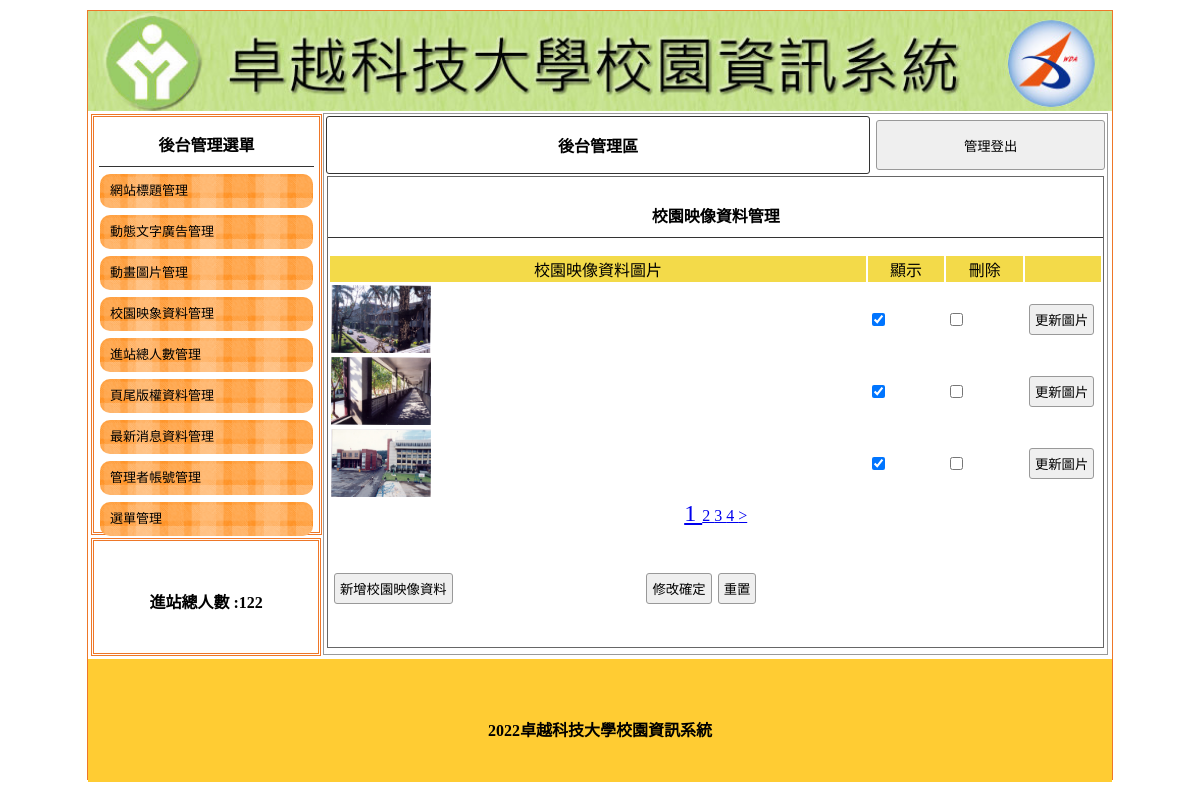
Page /back.php?do=image (signed in) on the committed database.
### tables this page shows
CREATE TABLE `title` (
  `id` int(11) UNSIGNED NOT NULL,
  `img` text DEFAULT NULL,
  `text` text DEFAULT NULL,
  `sh` int(1) NOT NULL DEFAULT 1
);

CREATE TABLE `total` (
  `id` int(11) UNSIGNED NOT NULL,
  `total` int(11) DEFAULT NULL
);

CREATE TABLE `image` (
  `id` int(11) UNSIGNED NOT NULL,
  `img` text DEFAULT NULL,
  `text` text DEFAULT NULL,
  `sh` int(1) NOT NULL DEFAULT 1
);

CREATE TABLE `bottom` (
  `id` int(10) UNSIGNED NOT NULL,
  `bottom` text DEFAULT NULL
);

### base.php (called while the page is built, shortened)
<?php
class DB
{
    protected $dsn = "mysql:host=localhost;charset=utf8;dbname=web01";
    protected $user = "root";
    protected $pw = "";
    protected $pdo;
    public $table;
    public function __construct($table)
    {
        $this->table = $table;
        $this->pdo = new PDO($this->dsn, $this->user, $this->pw);
    }
    private function setStr($table)
    {
        switch ($table) {
            case "title":
                $this->title = "網站標題管理";
                $this->button = "新增網站標題圖片";
                $this->header = "網站標題";
                $this->append = "替代文字";
                $this->upload = "網站標題圖片";
                break;
            case "ad":
                $this->title = "動態文字廣告管理";
                $this->button = "新增動態文字廣告";
                $this->header = "動態文字廣告";
                break;
            case "mvim":
                $this->title = "動畫圖片管理";
                $this->button = "新增動畫圖片";
                $this->header = "動畫圖片";
                $this->upload = "動畫圖片";
                break;
            case "image":
                $this->title = "校園映像資料管理";
                $this->button = "新增校園映像資料";
                $this->header = "校園映像資料圖片";
                break;
            case "news":
                $this->title = "最新消息資料管理";
                $this->button = "新增最新消息資料";
                $this->header = "最新消息資料內容";
                break;
            case "total":
                $this->title = "進站總人數管理";
                $this->button = "";
                $this->header = "進站總人數";
                break;
            case "bottom":
                $this->title = "頁尾版權資料管理";
                $this->button = "";
                $this->header = "頁尾版權資料";
                break;
            case "admin":
                $this->title = "管理者帳號管理";
                $this->button = "新增管理者帳號";
                $this->header = "帳號";
                $this->append = "密碼";
                break;
            case "menu":
                $this->title = "選單管理";
                $this->button = "新增主選單";
                $this->header = "主選單名稱";
                $this->append = "選單連結網址";
                break;
        }
    }
    public function find($id)
    {
        $sql = "SELECT * FROM $this->table WHERE ";
        if (is_array($id)) {
            foreach ($id as $key => $value) {
                $tmp[] = "`$key`='$value'";
            }
            $sql .= implode(" AND ", $tmp);
        } else {
            $sql .= " `id`='$id'";
        }
        return $this->pdo->query($sql)->fetch(PDO::FETCH_ASSOC);
    }
    public function all(...$arg)
    {
        $sql = "SELECT * FROM $this->table ";
        switch (count($arg)) {
            case 1:
                if (is_array($arg[0])) {
                    foreach ($arg[0] as $key => $value) {
                        $tmp[] = "`$key`='$value'";
                    }
                    $sql .= " WHERE " . implode(" AND ", $tmp);
                } else {
                    $sql .= $arg[0];
                }
                break;
        }
        return $this->pdo->query($sql)->fetchAll(PDO::FETCH_ASSOC);
    }
    public function math($method, $col, ...$arg)
    {
        $sql = "SELECT $method($col) FROM $this->table ";
        return $this->pdo->query($sql)->fetchColumn();
    }
}
$Title = new DB('title');
$Image = new DB('image');
$Bottom = new DB('bottom');
$Total = new DB('total');
$tt=$_GET['do']??'';
switch($tt){
    case "image":
        $DB=$Image;
        break;
}

### back/image.php (the view, shortened to what this page needs)
<div style="width:99%; height:87%; margin:auto; overflow:auto; border:#666 1px solid;">
    <p class="t cent botli"><?= $DB->title; ?></p>
    <form method="post" action="api/edit.php?do=<?= $DB->table; ?>">
        <table width="100%">
            <tbody>
                <tr class="yel">
                    <td width="70%"><?= $DB->header; ?></td>
                    <td width="10%">顯示</td>
                    <td width="10%">刪除</td>
                    <td></td>
                </tr>
                <?php
                $all = $DB->math('count', '*');
                $div = 3;
                $pages = ceil($all / $div);
                $now = $_GET['p'] ?? 1;
                $start = ($now - 1) * $div;
                $rows = $DB->all(" limit $start,$div");
                foreach ($rows as $row) {
                    $checked = ($row['sh'] == 1) ? 'checked' : '';
                ?>
                    <tr>
                        <td width="70%"><img src="./img/<?= $row['img']; ?>" style="width:100px;height:68px;"></td>
                        <td width="10%"><input type="checkbox" name="sh[]" value="<?= $row['id']; ?>" <?= $checked; ?>></td>
                        <td width="10%"><input type="checkbox" name="del[]" value="<?= $row['id']; ?>"></td>
                        <td>
                            <input type="button" onclick="op(&#39;#cover&#39;,&#39;#cvr&#39;,&#39;modal/upload.php?do=<?= $DB->table; ?>&id=<?= $row['id']; ?>&#39;)" value="更新圖片">
                        </td>
                    </tr>
                <?php
                }
                ?>
            </tbody>
        </table>
        <div class="cent">
            <?php
                for($i=1;$i<=$pages;$i++){
                    if($i==$now){
                        $fontsize="24px";
                    }else{
                        $fontsize="16px";
                    }
                    echo "<a href='?do={$DB->table}&p=$i' style='font-size:$fontsize'> $i </a>";
                }
            if(($now+1)<=$pages){
                $p=$now+1;
                echo "<a href='?do={$DB->table}&p=$p'> &gt; </a>";
            }
            ?>
        </div>
        <table style="margin-top:40px; width:70%;">
            <tbody>
                <tr>
                    <td width="200px"><input type="button" onclick="op(&#39;#cover&#39;,&#39;#cvr&#39;,&#39;modal/<?= $DB->table; ?>.php?table=<?= $DB->table; ?>&#39;)" value="<?= $DB->button; ?>"></td>
                    <td class="cent"><input type="submit" value="修改確定"><input type="reset" value="重置">
                    </td>
                </tr>
            </tbody>
        </table>
    </form>
</div>

### back.php (shortened to what this page needs)
<?php
include "base.php";
?>
<!DOCTYPE html PUBLIC "-//W3C//DTD XHTML 1.0 Transitional//EN" "http://www.w3.org/TR/xhtml1/DTD/xhtml1-transitional.dtd">
<html xmlns="http://www.w3.org/1999/xhtml">
<head>
	<link href="./css/css.css" rel="stylesheet" type="text/css">
</head>
<body>
	<div id="main">
		<?php
		include "./front/header.php";
		?>
		<div id="ms">
			<div id="lf" style="float:left;">
				<div id="menuput" class="dbor">
					<span class="t botli">後台管理選單</span>
					<a style="color:#000; font-size:13px; text-decoration:none;" href="?do=title">
						<div class="mainmu">
							網站標題管理 </div>
					</a>
					<a style="color:#000; font-size:13px; text-decoration:none;" href="?do=ad">
						<div class="mainmu">
							動態文字廣告管理 </div>
					</a>
					<a style="color:#000; font-size:13px; text-decoration:none;" href="?do=mvim">
						<div class="mainmu">
							動畫圖片管理 </div>
					</a>
					<a style="color:#000; font-size:13px; text-decoration:none;" href="?do=image">
						<div class="mainmu">
							校園映象資料管理 </div>
					</a>
					<a style="color:#000; font-size:13px; text-decoration:none;" href="?do=total">
						<div class="mainmu">
							進站總人數管理 </div>
					</a>
					<a style="color:#000; font-size:13px; text-decoration:none;" href="?do=bottom">
						<div class="mainmu">
							頁尾版權資料管理 </div>
					</a>
					<a style="color:#000; font-size:13px; text-decoration:none;" href="?do=news">
						<div class="mainmu">
							最新消息資料管理 </div>
					</a>
					<a style="color:#000; font-size:13px; text-decoration:none;" href="?do=admin">
						<div class="mainmu">
							管理者帳號管理 </div>
					</a>
					<a style="color:#000; font-size:13px; text-decoration:none;" href="?do=menu">
						<div class="mainmu">
							選單管理 </div>
					</a>
				</div>
				<div class="dbor" style="margin:3px; width:95%; height:20%; line-height:100px;">
					<span class="t">進站總人數 :<?= $Total->find(1)['total']; ?></span>
				</div>
			</div>
			<div class="di" style="height:540px; border:#999 1px solid; width:76.5%; margin:2px 0px 0px 0px; float:left; position:relative; left:20px;">
				<table width="100%">
					<tbody>
						<tr>
							<td style="width:70%;font-weight:800; border:#333 1px solid; border-radius:3px;" class="cent"><a href="?do=admin" style="color:#000; text-decoration:none;">後台管理區</a></td>
							<td><button onclick="document.cookie=&#39;user=&#39;;location.replace(&#39;api/logout.php&#39;)" style="width:99%; margin-right:2px; height:50px;">管理登出</button></td>
						</tr>
					</tbody>
				</table>
				<?php
				$do=$_GET['do']??'title';
				$file="./back/".$do.".php";
				if(file_exists($file)){
					include $file;
				}else{
					include "./back/title.php";
				}
				?>
			</div>
		</div>
		<div style="width:1024px; left:0px; position:relative; background:#FC3; margin-top:4px; height:123px; display:block;">
			<span class="t" style="line-height:123px;"><?= $Bottom->find(1)['bottom']; ?></span>
		</div>
	</div>
</body>
</html>

### front/header.php
<a title="<?= $Title->find(['sh' => 1])['text']; ?>" href="index.php">
			<div class="ti" style="background:url(&#39;img/<?= $Title->find(['sh' => 1])['img']; ?>&#39;); background-size:cover;"></div>
		</a>

### css/css.css (style rules this page uses)
body { padding:0px; margin:0px; }
#main { width:1024px; height:768px; margin:10px auto 10px auto; border:#EE7728 1px solid; position:relative; }
.ti { width:100%; height:100px; position:relative; background-size:cover; background-repeat:no-repeat; }
.dbor { border:#EE7728 double 3px; margin:1px; padding:2px 10px 2px 10px; }
.t { font-weight:800; display:block; text-align:center; padding:10px 1px 10px 1px; }
.botli { border-bottom:#333 1px solid; }
.mainmu { position:relative; border-radius:10px; background:url(../img/menu.fw.png) center no-repeat; background-size:cover; line-height:30px; padding:2px 10px 2px 10px; margin:7px 1px 7px 1px; height: 30px; }
#lf { height:540px; width:21%; display:inline-block; }
#menuput { width:100%; height:75%; position:relative; padding:5px; display:block; margin: 3px; }
.di { display:inline-block; }
.cent { text-align:center; }
input,button { border:#999 1px solid; border-radius:3px; background:#EFEFEF; padding:5px; margin:3px; }
.yel td { background:#F3DA49; text-align:center; }

### rows in the picture
title: img (picture)
total: total "122"
image: img (picture)
image: img (picture)
image: img (picture)
bottom: bottom "2022卓越科技大學校園資訊系統"

### other values in the picture
$DB->title "校園映像資料管理"
$DB->header "校園映像資料圖片"
